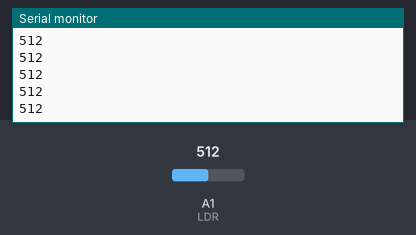
Bench run of a sketch on a simulated Arduino Uno, built with avr-gcc and run on an emulated ATmega328P. On the bench: the last lines printed to the serial monitor. The test bench sets the inputs (shaded band); at power-on: A1 (LDR) = 512.

Above: at 1.2 s.
1.3 s: A1 (LDR) set to 716
At 2.1 s:
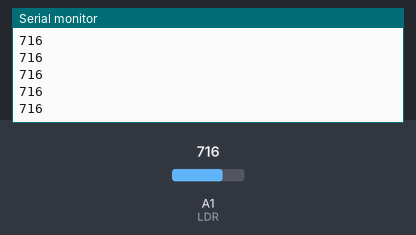
2.8 s: A1 (LDR) set to 900
At 3.5 s:
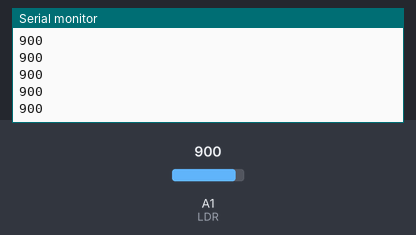
Timing chart, 0 to 5.8 s (numbered marks = the images above; inputs shaded):
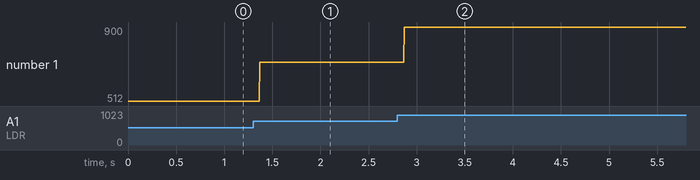

The sketch:

index.ino
```cpp
#include <Arduino.h>
// #include <iostream>
// #include <sting>
#define LDR A1 // define adalah keyword konstanta, yg dimana anda tidak bisa mengganti nilainya | define is a keyword which is a constant variable

void setup()
{
  // B00000001
  /*
   * @params (int speed, config) https://www.arduino.cc/reference/en/language/functions/communication/serial/begin/
   */
	Serial.begin(9600);
}

void loop()
{

  int intensitas = analogRead(LDR); // mengeluarkan nilai integer rentang 366 - 1018 | returns an integer value; 366 - 1018
	Serial.println(intensitas); // log out
}
```

Measured:
- after the input at 1.3 s, the serial monitor: prints a new line after 0.07 s (image 1)
- after the input at 2.8 s, the serial monitor: prints a new line after 0.07 s (image 2)
- plotted number 1: 512 → 716 after the input at 1.3 s, 716 → 900 after the input at 2.8 s
